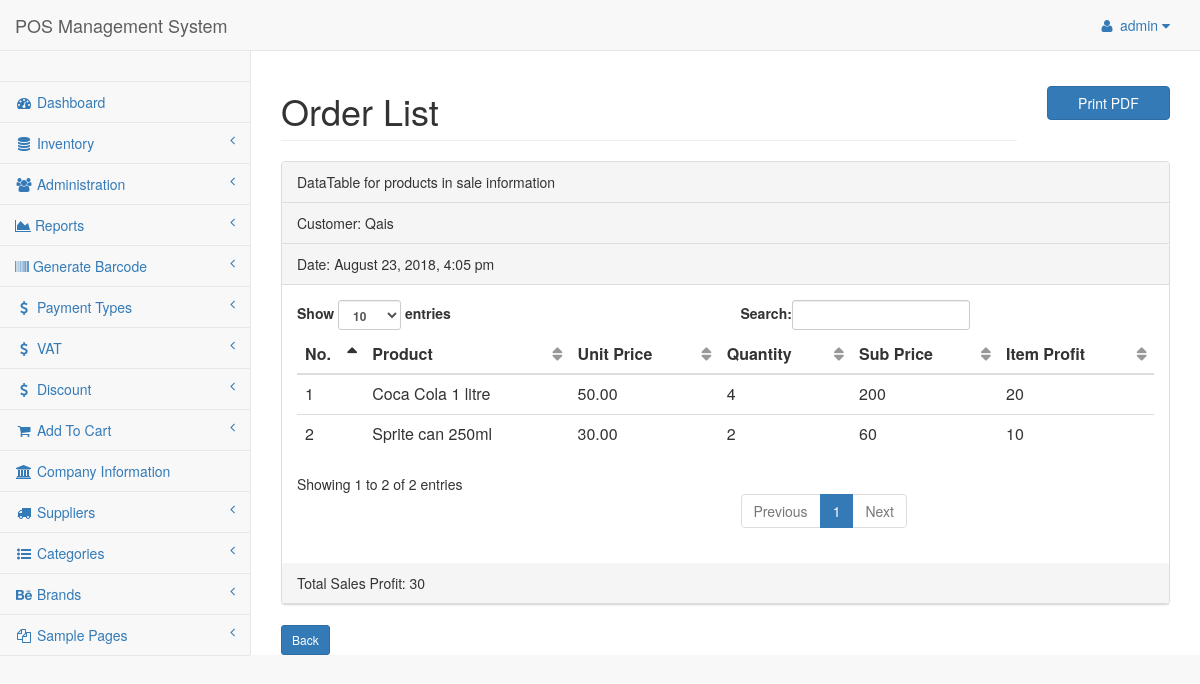
The app's page /admin/pages/seeorder.php?sale=3&st=0 (signed in) with its own data.
### tables this page shows
CREATE TABLE `tbl_sales` (
  `id` int(11) NOT NULL,
  `customer` int(11) NOT NULL,
  `totalPrice` int(11) NOT NULL,
  `date` datetime NOT NULL DEFAULT CURRENT_TIMESTAMP,
  `rem` int(11) NOT NULL DEFAULT '0',
  `status` int(11) NOT NULL DEFAULT '0'
);

CREATE TABLE `tbl_customer` (
  `cmId` int(11) NOT NULL,
  `customName` varchar(35) NOT NULL,
  `customContact` varchar(20) NOT NULL
);

CREATE TABLE `tbl_order` (
  `id` int(11) NOT NULL,
  `cmId` int(11) NOT NULL,
  `inventId` int(11) NOT NULL,
  `pdName` varchar(125) NOT NULL,
  `quantity` int(11) NOT NULL,
  `price` int(11) NOT NULL,
  `sId` text NOT NULL,
  `sale` int(11) NOT NULL DEFAULT '0',
  `date` datetime NOT NULL DEFAULT CURRENT_TIMESTAMP
);

CREATE TABLE `tbl_inventory` (
  `id` int(11) NOT NULL,
  `pdName` varchar(50) NOT NULL,
  `subId` int(11) NOT NULL,
  `catId` int(11) NOT NULL,
  `brandId` int(11) NOT NULL,
  `suppId` int(11) NOT NULL,
  `branchId` int(11) NOT NULL,
  `amount` int(11) NOT NULL,
  `totalPrice` decimal(10,2) NOT NULL,
  `ppu` decimal(10,2) NOT NULL,
  `bpu` decimal(10,2) NOT NULL,
  `availability` int(11) NOT NULL,
  `inventId` varchar(15) NOT NULL,
  `date` datetime NOT NULL DEFAULT CURRENT_TIMESTAMP
);

### class/Company.php (called while the page is built, shortened)
<?php
$filepath = realpath(dirname(__FILE__));
include_once ($filepath."/../lib/Database.php");
include_once ($filepath."/../helpers/Format.php");
?>
<?php
class Company {
  private $db;
  function __construct(){
    $this->db = new Database();
  }
  public function getSaleById($sale) {
    $query = "SELECT * FROM tbl_sales WHERE id = '$sale'";
    $getQuery = $this->db->select($query);
    return $getQuery;
  }
}

### lib/Database.php (called while the page is built, shortened)
<?php
Class Database{
 public $host   = DB_HOST;
 public $user   = DB_USER;
 public $pass   = DB_PASS;
 public $dbname = DB_NAME;
 public $link;
private function connectDB(){
 $this->link = new mysqli($this->host, $this->user, $this->pass,
  $this->dbname);
 }
public function select($query){
  $result = $this->link->query($query) or
   die($this->link->error.__LINE__);
  if($result->num_rows > 0){
    return $result;
  } else {
    return false;
  }
 }
}

### class/Customer.php (called while the page is built, shortened)
<?php
  $filepath = realpath(dirname(__FILE__));
  include_once ($filepath."/../lib/Database.php");
  include_once ($filepath."/../helpers/Format.php");
?>
<?php
  class Customer{
    private $db;
    public function __construct() {
      $this->db = new Database();
    }
    public function getCusById($cmId){
      $query = "SELECT * FROM tbl_customer WHERE cmId = '$cmId'";
      $cusCheck = $this->db->select($query);
      return $cusCheck;
    }
  }
?>

### helpers/Format.php (called while the page is built, shortened)
<?php
class Format{
 public function formatDate($date){
  return date('F j, Y, g:i a', strtotime($date));
 }
}
?>

### class/Order.php (called while the page is built, shortened)
<?php
$filepath = realpath(dirname(__FILE__));
include_once ($filepath."/../lib/Database.php");
include_once ($filepath."/../helpers/Format.php");
?>
<?php
  class Order{
    private $db;
    public function __construct() {
      $this->db = new Database();
    }
    public function getOrderBySale($sale) {
      $query = "SELECT * FROM tbl_order WHERE sale = '$sale'";
      $result = $this->db->select($query);
      return $result;
    }
  }

### class/Product.php (called while the page is built, shortened)
<?php
$filepath = realpath(dirname(__FILE__));
include_once ($filepath."/../lib/Database.php");
include_once ($filepath."/../helpers/Format.php");
?>
<?php
class Product{
  private $db;
public function __construct(){
    $this->db = new Database();
  }
public function getPdById($id){
  $query = "SELECT * FROM tbl_inventory WHERE inventId = '$id'";
  $result = $this->db->select($query);
  return $result;
}
}
?>

### admin/pages/seeorder.php (the view, shortened to what this page needs)
<?php
  include "../inc/header.php";
  include "../inc/nav.php";
  include "../inc/sider.php";
?>
<?php
  if (!isset($_GET['sale']) || $_GET['sale'] == NULL) {
    echo "<script> window.location = 'index.php'; </script>";
  } else {
    $sale = $_GET['sale'];
  }
?>
        <div id="page-wrapper">
            <div class="row">
                <div class="col-md-10">
                    <h1 class="page-header">Order List</h1>
                </div>
                <div class="col-md-2"><button class="btn btn-primary btn-block" style="margin-top: 35px;" onclick="printPage()">Print PDF</button></div>
            </div>
            <div class="row">
                <div class="col-lg-12">
                    <div class="panel panel-default">
          <?php
            $getSale = $com->getSaleById($sale);
            if ($getSale) {
              while ($get = $getSale->fetch_assoc()) {
                $st = $get['rem'];
          ?>
                        <div class="panel-heading">
                            DataTable for products in sale information
                        </div>
                        <div class="panel-heading">
              <?php
                $id = $get['customer'];
                $getCus = $cm->getCusById($id);
                if ($getCus) {
                  while($cus = $getCus->fetch_assoc()) {
              ?>
                            Customer: <?= $cus['customName']; ?>
              <?php } } ?>
                        </div>
                        <div class="panel-heading">
                            Date: <?php echo $fm->formatDate($get['date']); ?>
                        </div>
          <?php } } ?>
                        <div class="panel-body">
                            <div class="table-responsive">
                                <table class="table table-hover" id="dataTables-example">
                                    <thead>
                                        <tr>
                                            <th>No.</th>
                                            <th>Product</th>
                                            <th>Unit Price</th>
                                            <th>Quantity</th>
                                            <th>Sub Price</th>
                                            <th>Item Profit</th>
                                        </tr>
                                    </thead>
                                    <tbody>
                            <?php
                              $getAdmin = $or->getOrderBySale($sale);
                              if ($getAdmin) {
                                $t_prof = 0;
                                $i = 0;
                                while ($result = $getAdmin->fetch_assoc()) {
                                  $i++;
                            ?>
                                          <tr>
                                              <td><?php echo $i; ?></td>
                                          <?php
                                            $id = $result['inventId'];
                                            $getPd = $pd->getPdById($id);
                                            $up = 0;
                                            $sp=0;
                                            if ($getPd){
                                              while($value = $getPd->fetch_assoc()){
                                          ?>
                                              <td><?= $value['pdName'] ?></td>
                                              <td><?= $value['ppu'] ?></td>
                                              <?php $up = $value['ppu'];
                                                      $sp = $value['ppu'] - $value['bpu'];
                                               ?>
                                          <?php } } ?>
                                              <td><?= $result['quantity']; ?></td>
                                              <td><?= $result['quantity'] * $up ; ?></td>
                                              <td><?= $result['quantity'] * $sp ; ?></td>
                                              <?php $t_prof  +=  ($result['quantity'] * $sp);?>
                                          </tr>
                          <?php } } ?>
                                    </tbody>
                                </table>
                            </div>
                        </div>
                        <div class="panel-heading">
                            Total Sales Profit: <?php echo $t_prof; ?>
                        </div>
                      </div>
                      <a
                        href="
                    <?php if ($st == 0) {
                      echo 'complist.php';
                    } elseif ($st > 0) {
                        echo 'duelist.php';
                      }  ?>" class="btn btn-primary btn-sm">
                     Back
                      </a>
                  </div>
              </div>
          </div>
      </div>
  </body>
  </html>

### records on screen
tbl_sales: date "August 23, 2018, 4:05 pm"
tbl_customer: customName "Qais"
tbl_order: quantity "4", $result['quantity']*$up "200", $result['quantity']*$sp "20"
tbl_inventory: pdName "Coca Cola 1 litre", ppu "50.00"
tbl_order: quantity "2", $result['quantity']*$up "60", $result['quantity']*$sp "10"
tbl_inventory: pdName "Sprite can 250ml", ppu "30.00"

### other values on screen
Session::get("adminName") "admin"
$t_prof "30"
